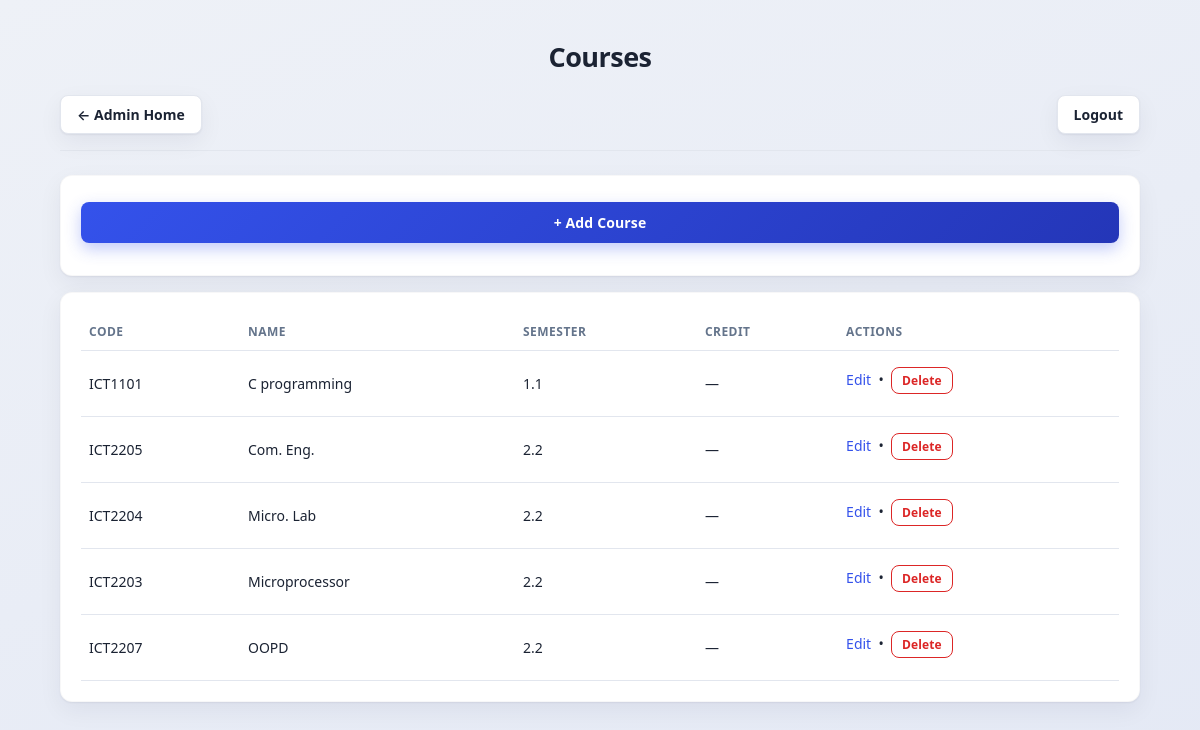
The page /admin/courses/ (signed in) on the database its author committed.
### tables this page shows
CREATE TABLE Courses(

course_code TEXT PRIMARY KEY,

course_name TEXT,

semester INTEGER

, credits INTEGER NOT NULL DEFAULT 0, credit REAL);

### admin.py (the view)
@admin_bp.route("/<entity>/")
@login_required(role="admin")
def entity_list(entity):
    if entity not in ENTITY_META:
        return redirect(url_for("admin.dashboard"))
    conn = get_connection()
    cur = conn.cursor()
    columns, rows = LIST_BUILDERS[entity](cur)
    conn.close()
    return render_template(
        "admin_entity_list.html",
        entity=entity,
        entity_label=ENTITY_META[entity]["label"],
        pk_field=ENTITY_META[entity]["pk"],
        columns=columns,
        rows=rows,
    )

### admin.py (called while the page is built)
def _list_courses(cur):
    columns = [("course_code", "Code"), ("course_name", "Name"), ("semester", "Semester"), ("credit", "Credit")]
    cur.execute("SELECT course_code, course_name, semester, credit FROM Courses ORDER BY course_name")
    return columns, cur.fetchall()

### database.py (called while the page is built, shortened)
def _ensure_schema(conn):
    global _SCHEMA_CHECKED
    if _SCHEMA_CHECKED:
        return

def get_connection():
    conn = sqlite3.connect(DATABASE)
    conn.row_factory = sqlite3.Row
    _ensure_schema(conn)
    return conn

### ui.py (called while the page is built)
def login_required(role=None):
    def decorator(view):
        @wraps(view)
        def wrapped(*args, **kwargs):
            user_role = session.get("role")
            if not user_role:
                return redirect(url_for("ui.login"))
            if role and user_role != role:
                return redirect(url_for("ui.teacher_dashboard" if user_role == "teacher" else "ui.student_dashboard"))
            return view(*args, **kwargs)
        return wrapped
    return decorator

### templates/admin_entity_list.html (shortened to what this page needs)
<!doctype html>
<html lang="en">
<head>
  <link rel="stylesheet" href="{{ url_for('static', filename='styles.css') }}" />
</head>
<body>
  <div class="container">
    <h1 class="page-title">{{ entity_label }}s</h1>
    <div class="top">
      <a class="logout-btn" href="{{ url_for('admin.dashboard') }}">← Admin Home</a>
      <a class="logout-btn" href="{{ url_for('ui.logout') }}">Logout</a>
    </div>
    <div class="card" style="margin-bottom:16px;">
      <a href="{{ url_for('admin.entity_new', entity=entity) }}">
        <button type="button">+ Add {{ entity_label }}</button>
      </a>
    </div>
    <div class="card">
      {% if rows %}
      <table>
        <thead>
          <tr>
            {% for col_name, col_label in columns %}<th>{{ col_label }}</th>{% endfor %}
            <th>Actions</th>
          </tr>
        </thead>
        <tbody>
          {% for row in rows %}
          <tr>
            {% for col_name, col_label in columns %}
            <td>{{ row[col_name] if row[col_name] is not none else '—' }}</td>
            {% endfor %}
            <td>
              <a href="{{ url_for('admin.entity_edit', entity=entity, pk=row[pk_field]) }}">Edit</a>
              &nbsp;•&nbsp;
              <form method="post" action="{{ url_for('admin.entity_delete', entity=entity, pk=row[pk_field]) }}"
                    style="display:inline;"
                    onsubmit="return confirm('Delete this {{ entity_label|lower }}? This cannot be undone.');">
                <button type="submit" class="btn-ghost-danger" style="width:auto; min-width:0; padding:4px 10px; font-size:12px;">Delete</button>
              </form>
            </td>
          </tr>
          {% endfor %}
        </tbody>
      </table>
      {% else %}
      <p class="empty-note">No {{ entity_label|lower }}s yet.</p>
      {% endif %}
    </div>
  </div>
</body>
</html>

### static/styles.css (style rules this page uses)
:root { --bg: #eef1f7; --bg-gradient: linear-gradient(160deg, #eef1f7 0%, #e4e9f5 100%); --card: #ffffff; --text: #1b2333; --muted: #64748b; --line: #e2e6ee; --primary: #3452eb; --primary-dark: #2436b8; --primary-soft: #eef0fe; --danger: #dc2626; --danger-soft: #fdecec; --good: #15803d; --good-soft: #e3f6e9; --good-strong: #0f9d58; --warn: #4d7c0f; --warn-soft: #eef8e0; --radius: 12px; --shadow: 0 1px 2px rgba(20, 25, 45, 0.06), 0 8px 24px rgba(20, 25, 45, 0.06); }
body { margin: 0; font-family: "Segoe UI", "Inter", system-ui, -apple-system, Arial, sans-serif; background: var(--bg-gradient); color: var(--text); min-height: 100vh; box-sizing: border-box; }
.container { max-width: 1080px; margin: 0 auto; padding: 32px 20px 60px; }
.top { display: flex; justify-content: space-between; align-items: center; margin-bottom: 24px; padding-bottom: 16px; border-bottom: 1px solid var(--line); }
.page-title { text-align: center; font-size: 27px; font-weight: 800; letter-spacing: -0.02em; margin: 6px 0 20px; color: var(--text); }
.logout-btn { display: inline-flex; align-items: center; gap: 6px; padding: 9px 16px; border-radius: 8px; background: var(--card); border: 1px solid var(--line); color: var(--text); font-size: 14px; font-weight: 600; box-shadow: var(--shadow); transition: all 0.15s ease; }
.card { background: var(--card); border-radius: var(--radius); padding: 20px; box-shadow: var(--shadow); border: 1px solid rgba(20, 25, 45, 0.03); }
.card + .card { margin-top: 16px; }
a { color: var(--primary); text-decoration: none; }
input, select, button { width: 100%; padding: 11px 12px; border: 1px solid var(--line); border-radius: 8px; margin-top: 6px; margin-bottom: 12px; font-size: 14px; font-family: inherit; background: #fff; color: var(--text); }
button { background: linear-gradient(135deg, var(--primary), var(--primary-dark)); color: white; border: 0; cursor: pointer; font-weight: 600; letter-spacing: 0.01em; box-shadow: 0 6px 16px rgba(52, 82, 235, 0.3); transition: transform 0.1s ease, box-shadow 0.15s ease; }
table { width: 100%; border-collapse: collapse; background: var(--card); font-size: 14px; }
th, td { border-bottom: 1px solid var(--line); padding: 10px 8px; text-align: left; }
th { background: transparent; color: var(--muted); font-size: 12px; text-transform: uppercase; letter-spacing: 0.04em; font-weight: 700; }
.btn-ghost-danger { background: #fff; color: var(--danger); border: 1px solid var(--danger); box-shadow: none; width: auto; min-width: 160px; }

### rows shown on the page
Courses: course_code "ICT1101" "C programming" "1.1" "—"
Courses: course_code "ICT2205" "Com. Eng." "2.2" "—"
Courses: course_code "ICT2204" "Micro. Lab" "2.2" "—"
Courses: course_code "ICT2203" "Microprocessor" "2.2" "—"
Courses: course_code "ICT2207" "OOPD" "2.2" "—"

### other values the page prints
{{ entity_label }} "Course"
{{ col_label }} "CODE" "NAME" "SEMESTER" "CREDIT"
